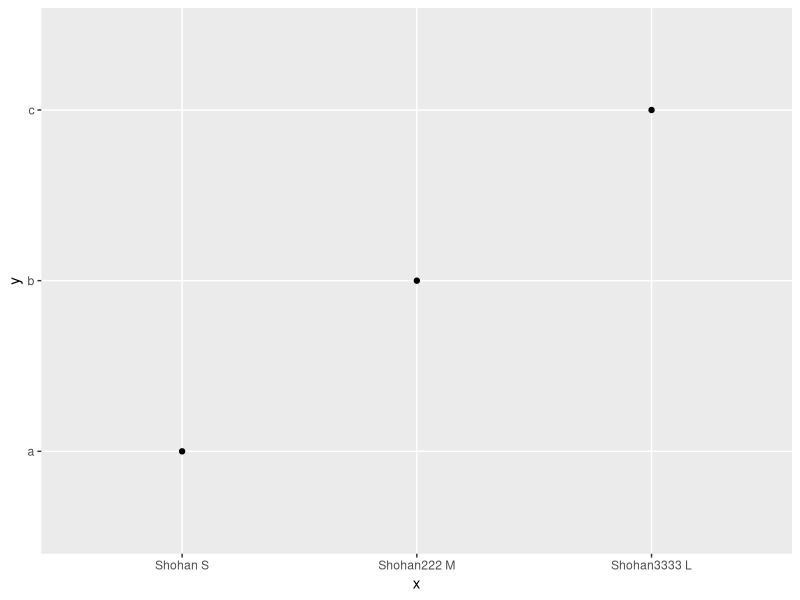

Here is the R script that generated this plot:
library(ggplot2)
df <- data.frame(
  x = c("Shohan S", "Shohan222 M", "Shohan3333 L"), 
  y = letters[1:3]
)
base <- ggplot(df, aes(x, y)) + geom_point()
base
